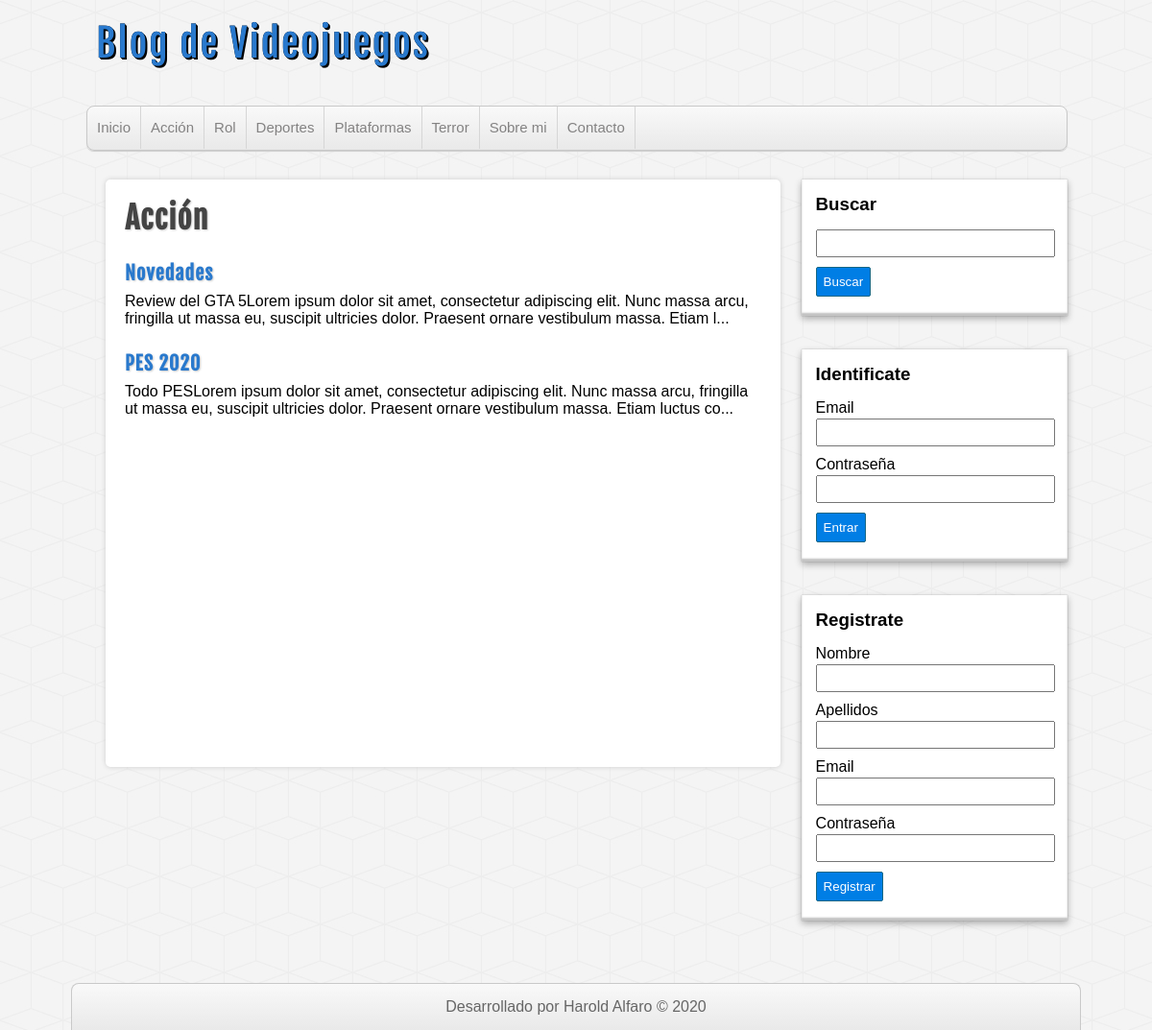
/categoria.php?id=1, run on the app's committed database.
### tables this page shows
CREATE TABLE `categorias` (
  `id` int(255) NOT NULL,
  `nombre` varchar(100) DEFAULT NULL
);

CREATE TABLE `entradas` (
  `id` int(255) NOT NULL,
  `usuario_id` int(255) NOT NULL,
  `categoria_id` int(255) NOT NULL,
  `titulo` varchar(255) NOT NULL,
  `descripcion` mediumtext DEFAULT NULL,
  `fecha` date NOT NULL
);

### includes/helpers.php (called while the page is built, shortened)
<?php
    function listarCategoria($conexion){
        $sql = "SELECT * FROM categorias ORDER BY id ASC";
        $categorias = mysqli_query($conexion,$sql);
        $nombres = array();
        if ($categorias && (mysqli_num_rows($categorias)>=1)) {
            $nombres = $categorias;
        }
        return $nombres;
    }
    function listarCategoriaPag($conexion, $id){
        $sql = "SELECT nombre FROM categorias WHERE id = $id";
        $categorias = mysqli_query($conexion,$sql);
        $nombres = array();
        if ($categorias && (mysqli_num_rows($categorias)>=1)) {
            $nombres = $categorias;
        }
        return $nombres;
    }
    function conseguirEntrada($conexion, $categoria_id){
        $sql = "SELECT e.*, c.nombre FROM entradas e INNER JOIN categorias c
        ON c.id = e.categoria_id
        WHERE e.categoria_id=$categoria_id";
        $entradas = mysqli_query($conexion,$sql);
        $nombres = array();
        if($entradas && (mysqli_num_rows($entradas)>=1)){
            $nombres = $entradas;
        }
        return $nombres;
    }
?>

### categoria.php (the view)
<?php require_once 'includes/cabecera.php'; ?>
<?php require_once 'includes/lateral.php'; ?>
<div id="principal">
    <?php $categoria = listarCategoriaPag($db, $_GET['id']) ?>
    <?php if ($categoria) : ?>
        <?php $cate = mysqli_fetch_assoc($categoria) ?>
        <?php if ($cate) : ?>
            <h1><?= $cate['nombre'] ?></h1>
        <?php endif; ?>
        <article class="entrada">
            <?php $entradas = conseguirEntrada($db, $_GET['id']) ?>
            <?php if (!empty($entradas)) : ?>
                <?php while ($entrada = mysqli_fetch_assoc($entradas)) : ?>
                    <a href="entrada.php?id=<?= $entrada['id'] ?>">
                        <h2><?= $entrada['titulo'] ?></h2>
                    </a>
                    <p> <?= substr($entrada['descripcion'], 0, 180) . "..." ?></p>
                <?php endwhile; ?>
            <?php else : ?>
                <div class="alerta">No hay Entradas </div>
            <?php endif; ?>
        </article>
    <?php else : ?>
        <div class="alerta">No existe La categoria</div>
    <?php endif; ?>
</div>
<?php require_once 'includes/pie.php'; ?>

### includes/cabecera.php (shortened to what this page needs)
<?php require_once 'conexion.php'; ?>
<?php require_once 'helpers.php'; ?>
<!DOCTYPE html>
<html lang="es">
<head>
    <link rel="stylesheet" text="text/css" href="./assets/css/style.css">
</head>
<body>
    <header id="cabecera">
        <div id="logo">
            <a href="index.php">Blog de Videojuegos</a>
        </div>
        <nav id="menu">
            <ul>
                <li><a href="index.php">Inicio</a></li>
                <?php $categorias = listarCategoria($db); ?>
                <?php while ($categoria = mysqli_fetch_assoc($categorias)) : ?>
                   <?php echo "<li><a href='categoria.php?id=".$categoria['id']."'>".$categoria['nombre']."</a></li>" ?>
                <?php endwhile; ?>
                <li><a href="index.php">Sobre mi</a></li>
                <li><a href="index.php">Contacto</a></li>
            </ul>
        </nav>
    </header>
    <div id="contenedor">

### assets/css/style.css (style rules this page uses)
* { margin: 0px; padding: 0px; font-family: sans-serif, Helvetica, Arial; text-decoration: none; }
body { background: url(../img/cubes.png) #F4F4F4; }
#cabecera { width: 85%; height: auto; background: transparent; margin: 0px auto; }
#logo { float:left; width: 540px; height: 110px; }
#logo a { font-family: "fajala", Helvetica; font-size: 40px; letter-spacing: 2px; color: #2979CD; text-shadow: 0px 0px 0px black, 1px 1px 0px black, 2px 2px 0px black; transition: all 500ms; line-height: 90px; margin-left: 10px; }
#menu { clear: both; width: 100%; height: 45px; background: linear-gradient(to bottom, #f9f9f9 0px, #e9e9e9 100%); border: 1px solid #C9C9C9; border-radius: 8px; box-shadow: 0px 1px 1px #ccc; overflow: hidden; }
#menu ul { list-style: none; }
#menu ul li { float: left; line-height: 44px; border-right: 1px solid #D6D6D6; }
#menu ul li a { display: block; padding-left: 10px; padding-right: 10px; font-size: 15px; color: #838282; }
#contenedor { width: 85%; height: auto; margin: 0px auto; margin-top: 30px; margin-bottom: 30px; }
#principal { float: left; width: 65%; min-height: 572px; background:white; border-radius: 5px; box-shadow: 0px 0px 5px #ccc; margin-left: 20px; padding: 20px; overflow: hidden; }
#principal a { color: #333; }
#principal h1 { font-size: 32px; color: #444; letter-spacing: 1px; text-shadow: 1px 1px 2px #ccc; font-family: "fajala"; }
#principal h2 { font-size: 20px; color: #2979CD; text-shadow: 1px 1px 2px #ccc; letter-spacing: 1px; font-family: "fajala"; margin-top: 25px; }
#principal p { margin-top: 8px; }

### data on the page
categorias: nombre "Acción"
categorias: nombre "Rol"
categorias: nombre "Deportes"
categorias: nombre "Plataformas"
categorias: nombre "Terror"
entradas: titulo "Novedades", descripcion "Review del GTA 5Lorem ipsum dolor sit amet, consectetur adipiscing elit. Nunc massa arcu, fringilla ut massa eu, suscipit ultricies dolor. Praesent ornare vestibulum massa. Etiam l"
entradas: titulo "PES 2020", descripcion "Todo PESLorem ipsum dolor sit amet, consectetur adipiscing elit. Nunc massa arcu, fringilla ut massa eu, suscipit ultricies dolor. Praesent ornare vestibulum massa. Etiam luctus co"
